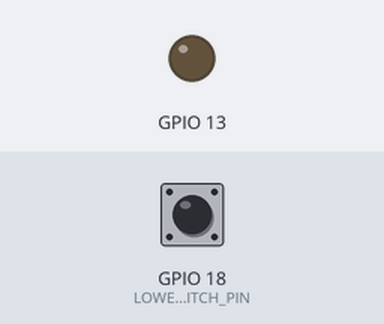
Bench run of a sketch on a simulated ESP32. Parts: output pins drawn as LEDs (lit = HIGH). Inputs (shaded band) come from the test bench; at power-on: GPIO 18 (LOWER_SWITCH_PIN) LOW. What the sketch prints to the serial monitor is not drawn.

Above: at 1.2 s.
1.3 s: GPIO 18 (LOWER_SWITCH_PIN) pulled HIGH for 0.15 s
At 1.37 s:
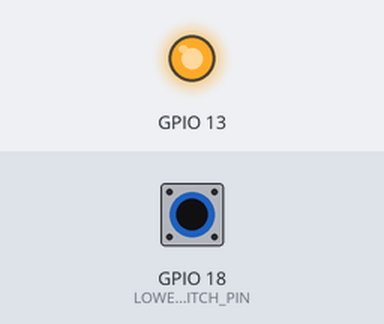
2.9 s: GPIO 18 (LOWER_SWITCH_PIN) pulled HIGH for 3.2 s
At 7.4 s:
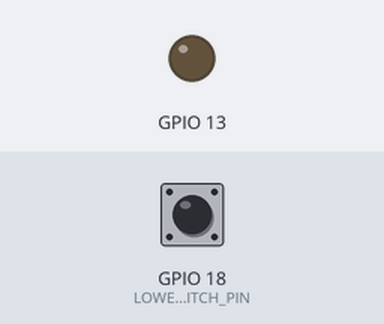
Timing chart, 0 to 8.9 s (numbered marks = the images above; inputs shaded):
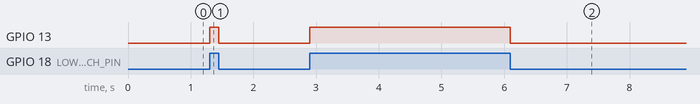

The sketch:

dc-interface.ino
```cpp
#define UPPER_SWITCH_PIN 33
#define LOWER_SWITCH_PIN 18 //31

void setup() {
  pinMode(UPPER_SWITCH_PIN, INPUT);
  pinMode(LOWER_SWITCH_PIN, INPUT);
  pinMode(13, OUTPUT);
  Serial.begin(38400);
}

void loop() {

  Serial.println("TEST");

  if (digitalRead(LOWER_SWITCH_PIN) == 1)
    digitalWrite(13, HIGH);
  else
    digitalWrite(13, LOW);

//  Serial.print(digitalRead(LOWER_SWITCH_PIN));
//  Serial.print(" ");
//  Serial.print(digitalRead(UPPER_SWITCH_PIN));
//  Serial.println(" ");

}
```

Measured:
- after the input at 1.3 s, GPIO 13: LOW → HIGH at once, → LOW 0.15 s later
- after the input at 2.9 s, GPIO 13: LOW → HIGH at once, → LOW 3.2 s later
